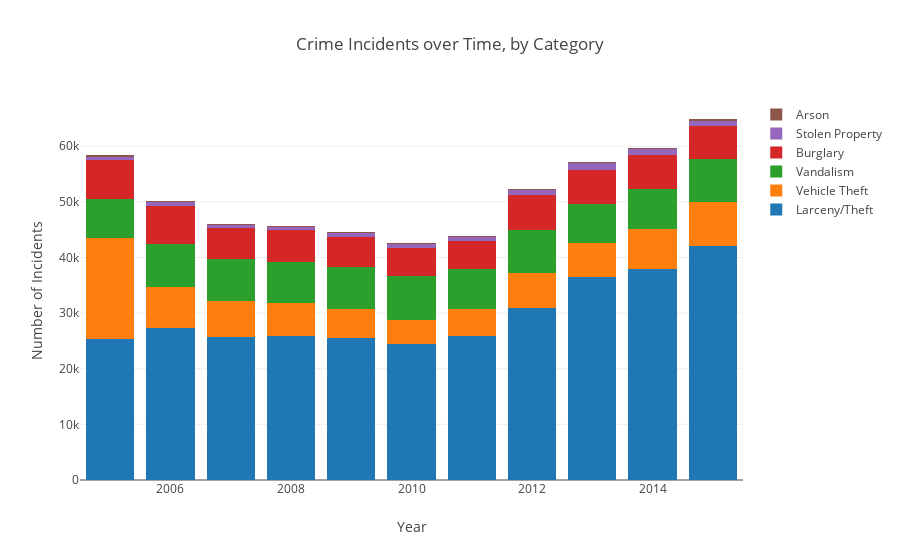

Write notebook code for a chart like this one.
### Code cell
plotly.offline.iplot(fig4)

### Figure 1 — Plotly figure (JSON) as saved in the notebook; plotly's stock layout.template omitted (floating-point values rounded to 4 significant figures; data arrays with more than 128 entries replaced by an {"elided": "..."} marker saying what was removed)
{"data": [{"name": "Larceny/Theft", "type": "bar", "x": {"elided": "132 int values"}, "y": {"elided": "132 int values"}}, {"name": "Vehicle Theft", "type": "bar", "x": {"elided": "132 int values"}, "y": {"elided": "132 int values"}}, {"name": "Vandalism", "type": "bar", "x": {"elided": "132 int values"}, "y": {"elided": "132 int values"}}, {"name": "Burglary", "type": "bar", "x": {"elided": "132 int values"}, "y": {"elided": "132 int values"}}, {"name": "Stolen Property", "type": "bar", "x": {"elided": "132 int values"}, "y": {"elided": "132 int values"}}, {"name": "Arson", "type": "bar", "x": {"elided": "132 int values"}, "y": {"elided": "132 int values"}}], "layout": {"barmode": "stack", "title": "Crime Incidents over Time, by Category", "xaxis": {"title": "Year", "titlefont": {"size": 14}}, "yaxis": {"title": "Number of Incidents", "titlefont": {"size": 14}}}}
